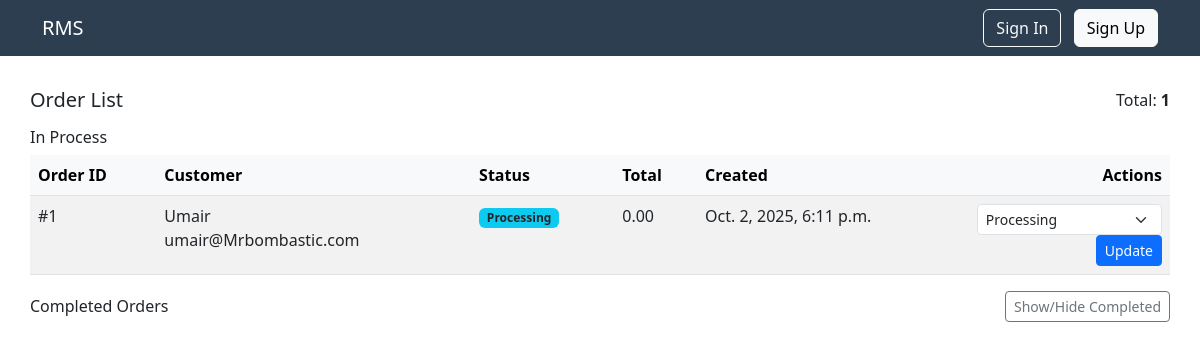
/orders/, run on an earlier commit of the app's database.
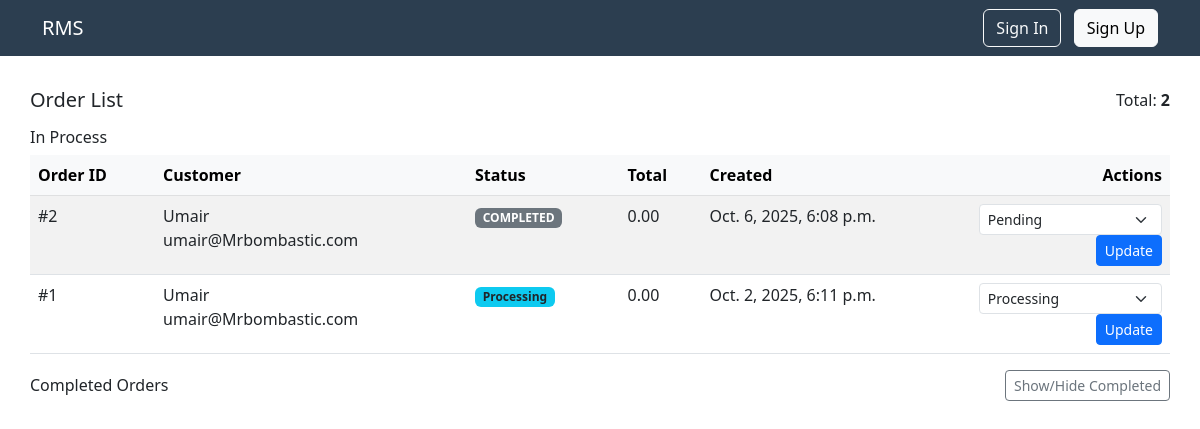
And on a later commit of the database.
### orders/models.py (models this page shows, shortened)
class Order(models.Model):
    ORDER_TYPE = (
        ("DINE_IN", "Dine In"),      # Customer eats at restaurant
        ("TAKEAWAY", "Takeaway"),    # Customer takes food home
        ("DELIVERY", "Delivery")     # Food delivered to customer
    )
    STATUS = (
        ("PENDING", "Pending"),          # Order just placed
        ("IN_PROGRESS", "In Progress"),  # Kitchen is preparing
        ("COMPLETED", "Completed"),      # Order ready/delivered
        ("CANCELLED", "Cancelled")       # Order was cancelled
    )
    order_number = models.IntegerField(unique=True, default=1000)  # Unique number for each order
    customer = models.ForeignKey(Customer, on_delete=models.SET_NULL, null=True, blank=True)  # Registered customer (optional)
    customer_name = models.CharField(max_length=100, blank=True)  # Walk-in customer name
    customer_phone = models.CharField(max_length=15, blank=True)  # Walk-in customer phone
    table = models.ForeignKey(DiningTable, on_delete=models.SET_NULL, null=True, blank=True)  # Which table (if dine-in)
    order_type = models.CharField(max_length=20, choices=ORDER_TYPE)  # Dine-in, takeaway, or delivery
    status = models.CharField(max_length=20, choices=STATUS, default="PENDING")  # Current order status
    placed_by = models.ForeignKey(settings.AUTH_USER_MODEL, on_delete=models.SET_NULL, null=True)  # Which staff took order
    created_at = models.DateTimeField(auto_now_add=True)  # When order was created
    updated_at = models.DateTimeField(auto_now=True)  # When order was last updated
    total_amount = models.DecimalField(max_digits=10, decimal_places=2, default=0.00)  # Total cost
    class Meta:
        indexes = [models.Index(fields=["status", "order_type", "created_at"])]

### customers/models.py (models this page shows, shortened)
class Customer(models.Model):
    name = models.CharField(max_length=100)                                # Customer's full name
    email = models.EmailField(unique=True)                                 # Email address (must be unique)
    phone = models.CharField(max_length=15, unique=True)                   # Phone number (must be unique)
    address = models.TextField()                                           # Home address
    date_of_birth = models.DateField(null=True, blank=True)                # Birthday (optional)
    arrival_time = models.DateTimeField(auto_now_add=True)                 # When they first registered
    leaving_time = models.DateTimeField(null=True, blank=True)             # When they left (if tracked)
    created_at = models.DateTimeField(auto_now_add=True)                   # When customer account was created

### orders/views.py (the view, shortened to what this page needs)
# urls.py: path('', views.order_list, name='order_list'),
def order_list(request):
    all_orders = Order.objects.all().order_by('-created_at')  # Newest orders first
    all_products = Product.objects.all()  # All products for adding items
    return render(request, "orders/order_list.html", {"orders": all_orders, "products": all_products})

### orders/templates/orders/order_list.html (shortened to what this page needs)
{% extends 'base.html' %}
{% block content %}
<div class="orders-card">
    <div class="d-flex justify-content-between align-items-center mb-3">
        <h1 class="h5 mb-0">Order List</h1>
        <div class="text-muted-sm">Total: <strong>{{ orders|length }}</strong></div>
    </div>
    <h2 class="h6">In Process</h2>
    <div class="table-responsive">
        <table class="table table-striped table-hover table-compact">
            <thead class="table-light">
                <tr>
                    <th>Order ID</th>
                    <th>Customer</th>
                    <th>Status</th>
                    <th>Total</th>
                    <th>Created</th>
                    <th class="text-end">Actions</th>
                </tr>
            </thead>
            <tbody>
                {% for order in orders %}
                    {% if order.status != 'completed' and order.status != 'cancelled' %}
                        <tr>
                            <td>#{{ order.id }}</td>
                            <td>
                                <div>{{ order.customer.name }}</div>
                                {% if order.customer.email %}
                                    <div class="text-muted-sm">{{ order.customer.email }}</div>
                                {% endif %}
                            </td>
                            <td>
                                {% if order.status == 'pending' %}
                                    <span class="badge bg-warning text-dark badge-status">Pending</span>
                                {% elif order.status == 'processing' %}
                                    <span class="badge bg-info text-dark badge-status">Processing</span>
                                {% else %}
                                    <span class="badge bg-secondary badge-status">{{ order.status|capfirst }}</span>
                                {% endif %}
                            </td>
                            <td>{{ order.total_amount }}</td>
                            <td class="text-muted-sm">{{ order.created_at }}</td>
                            <td class="text-end">
                                <form method="post" action="change_status" class="status-form">
                                    <select name="new_status" class="form-select form-select-sm status-select" aria-label="Change status">
                                        <option value="pending" {% if order.status == 'pending' %}selected{% endif %}>Pending</option>
                                        <option value="processing" {% if order.status == 'processing' %}selected{% endif %}>Processing</option>
                                    </select>
                                    <button type="submit" class="btn btn-sm btn-primary">Update</button>
                                </form>
                            </td>
                        </tr>
                    {% endif %}
                {% empty %}
                    <tr>
                        <td colspan="6" class="text-center text-muted">No orders found.</td>
                    </tr>
                {% endfor %}
            </tbody>
        </table>
    </div>
    <div class="completed-section">
        <div class="d-flex justify-content-between align-items-center mb-2">
            <h2 class="h6 mb-0">Completed Orders</h2>
            <button id="toggleCompletedBtn" class="btn btn-sm btn-outline-secondary" type="button">Show/Hide Completed</button>
        </div>
    </div>
</div>
{% endblock %}

What changed in the data, as far as the page shows it:
added Order: id "2", customer.name "Umair", customer.email "umair@Mrbombastic.com", status "COMPLETED", total_amount "0.00", created_at "Oct. 6, 2025, 6:08 p.m."
Also different on the page:
{{ orders|length }}: "1" → "2"
